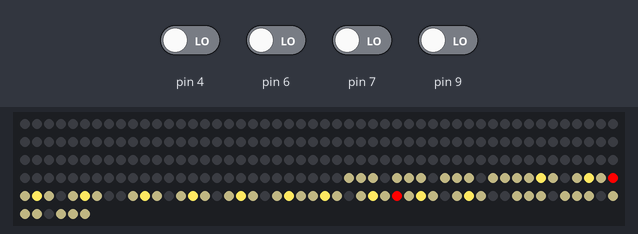
The sketch below on a simulated Arduino Uno, built with avr-gcc and run on an emulated ATmega328P. On the bench: 256 RGB LEDs in strip order, left to right, continuing on the next row. Wiring (inferred from the names in the program): DS3231 clock at I2C address 0x68. The test bench sets the inputs (shaded band); at power-on: pin 4, pin 6, pin 7, pin 9 LOW. The local clock reads 2024-03-15 10:24:30 at power-on unless the sketch sets it.

Above: at 0.1 s.
At 2.3 s:
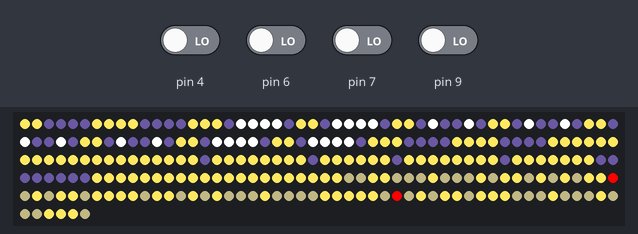
2.4 s: pin 6 driven HIGH
6.6 s: pin 9 driven HIGH
9.9 s: pin 9 driven LOW
11.4 s: pin 9 driven HIGH
15.2 s: pin 6 driven LOW
18.8 s: pin 6 driven HIGH
Timing chart, 0 to 21.8 s (numbered marks = the images above; inputs shaded):
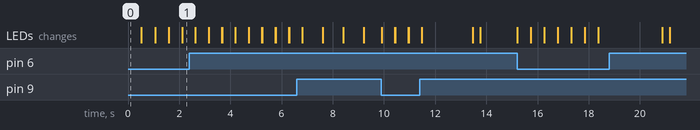

The sketch:

PixelDisplayAlarm.ino
```cpp
#include "PixelDisplay.h"
#include "RotaryEncoder.h"
#include "ProgMemImages.h"
#include "RealTimeClock.h"
#include "Buzzer.h"
#include "Pitches.h"
#include "Alarm.h"
#include "Melody.h"
#include "BackgroundAnimation.h"

RotaryEncoder reLeft(4,5,6);
RotaryEncoder reRight(7,8,9);
RealTimeClock realTimeClock;
Buzzer buzzer(10);
Melody melody(&buzzer);
BackgroundAnimation backgroundAnimation;

void setup() {
  Serial.begin(9600);
  Wire.begin();

  realTimeClock.begin();
  realTimeClock.setCallbacks(&(Alarm::updateHours), &(Alarm::updateMinutes), &(Alarm::updateSeconds));

  reLeft.setRotationCallback(&(Alarm::rotatedLeft));
  reLeft.setPressedCallback(&(Alarm::pressedLeft));

  reRight.setRotationCallback(&(Alarm::rotatedRight));
  reRight.setPressedCallback(&(Alarm::pressedRight));

  backgroundAnimation.setCallback(&(Alarm::updateBackground));

  PixelDisplay::setup();

  Alarm::retrieveFromEEProm();
  Alarm::setRotaryEncoderLeft(&reLeft);
  Alarm::setRotaryEncoderRight(&reRight);
  Alarm::updateRotaryEncoderForBrightness();
  Alarm::setMelody(&melody);
  Alarm::setAnimation(&backgroundAnimation);


}

void loop() {
  reLeft.read();
  reRight.read();
  realTimeClock.read();
  backgroundAnimation.play();
  Alarm::check();
}
```

Alarm.cpp
```cpp
#include "Alarm.h"
#include "PixelDisplay.h"
#include <EEPROM.h>


// initialize static members
uint8_t Alarm::_alarmHours = 12;
uint8_t Alarm::_alarmMinutes = 0;
uint8_t Alarm::_alarmSnoozeTime = 0;
uint8_t Alarm::_hours = 0;
uint8_t Alarm::_minutes = 0;
uint8_t Alarm::_seconds = 0;
uint8_t Alarm::_state = STATE_NORMAL;
uint8_t Alarm::_alarmBrightness = 50;
RotaryEncoder* Alarm::_rotaryEncoderLeft = NULL;
RotaryEncoder* Alarm::_rotaryEncoderRight = NULL;
Melody* Alarm::_melody = NULL;
BackgroundAnimation* Alarm::_animation = NULL;

// handle button events
static void Alarm::eventHandler(uint8_t event) {
  switch(event) {
   case  EV_PRESSLEFTBUTTON  :
      if(_state == STATE_NORMAL) {
        _state = STATE_ARMED;
        _alarmSnoozeTime = 0;
        _animation->startOver();
        // initialize rotary encoder with values for brightness adjustments
        updateRotaryEncoderForBrightness();
        storeInEEProm();
        updateForeground();
        return;
      }
      if((_state == STATE_ALARM_IMMINENT) || (_state == STATE_ARMED) || (_state == STATE_ALARM_SNOOZED) || (_state == STATE_ALARM_ON)) {
        _state = STATE_NORMAL;
        _animation->startOver();
        _animation->setAnimationState(BackgroundAnimation::STATE_BLINKING);
        updateRotaryEncoderForBrightness();
        updateForeground();
        return;
      }
      break;
   case EV_PRESSRIGHTBUTTON :
      if(_state == STATE_NORMAL) {
        _state = STATE_SET_ALARM;
        _animation->startOver();
        _animation->setAnimationState(BackgroundAnimation::STATE_LOOKING_UP);
        // use rotary encoders to adjust time
        _rotaryEncoderLeft->setInitial(_alarmHours);
        _rotaryEncoderLeft->setMax(23);
        _rotaryEncoderLeft->setMin(0);
        _rotaryEncoderLeft->startOver(true);
        _rotaryEncoderLeft->setStepSize(1);
        _rotaryEncoderRight->setInitial(_alarmMinutes);
        _rotaryEncoderRight->setMax(59);
        _rotaryEncoderRight->setMin(0);
        _rotaryEncoderRight->startOver(true);
        _rotaryEncoderRight->setStepSize(1);
        updateForeground();
        return;
      }
      if((_state == STATE_SET_ALARM) || (_state == STATE_ALARM_IMMINENT) || (_state == STATE_ARMED) || (_state == STATE_ALARM_SNOOZED) || (_state == STATE_ALARM_ON)) {
        _state = STATE_NORMAL;
        _animation->startOver();
        _animation->setAnimationState(BackgroundAnimation::STATE_BLINKING);
        updateRotaryEncoderForBrightness();
        updateForeground();
        return;
      }
      break;
  }
}

static void Alarm::setRotaryEncoderLeft(RotaryEncoder* reLeft) {
  _rotaryEncoderLeft = reLeft;
}

static void Alarm::setRotaryEncoderRight(RotaryEncoder* reRight) {
  _rotaryEncoderRight = reRight;
}

static void Alarm::setMelody(Melody* melody) {
  _melody = melody;
}

static void Alarm::setAnimation(BackgroundAnimation* animation) {
  _animation = animation;
}

static void Alarm::rotatedLeft(int value) {
  //Serial.println("Alarm::RotatedLeft: " + String(value));
  if(_state == STATE_ALARM_ON) {
    _state = STATE_ALARM_SNOOZED;
    _alarmSnoozeTime = _alarmSnoozeTime + 8;
    updateView();
    return;
  } else if (_state == STATE_SET_ALARM) {
    _alarmHours = value;
    updateForeground();
    return;
  } else if (_state == STATE_ARMED) {
    updateAlarmBrightness(value);
    return;
  } else if (_state == STATE_NORMAL) {
    updateAlarmBrightness(value);
    return;
  } else if (_state == STATE_ALARM_SNOOZED) {
    // do nothing
    return;
  } else if (_state == STATE_ALARM_IMMINENT) {
    _state = STATE_ALARM_SNOOZED;
    _alarmSnoozeTime = _alarmSnoozeTime + 8;
    updateView();
    return;
  }
}

static void Alarm::pressedLeft() {
  //Serial.println("Alarm::PressedLeft!");
  eventHandler(EV_PRESSLEFTBUTTON);
}

static void Alarm::rotatedRight(int value) {
  //Serial.println("Alarm::RotatedRight: " + String(value));
  if(_state == STATE_ALARM_ON) {
    _state = STATE_ALARM_SNOOZED;
    _alarmSnoozeTime = _alarmSnoozeTime + 8;
    updateView();
    return;
  } else if (_state == STATE_SET_ALARM) {
    _alarmMinutes = value;
    updateForeground();
    return;
  } else if (_state == STATE_ARMED) {
    updateAlarmBrightness(value);
    return;
  } else if (_state == STATE_NORMAL) {
    updateAlarmBrightness(value);
    return;
  } else if (_state == STATE_ALARM_SNOOZED) {
    // do nothing
    return;
  } else if (_state == STATE_ALARM_IMMINENT) {
    _state = STATE_ALARM_SNOOZED;
    _alarmSnoozeTime = _alarmSnoozeTime + 8;
    updateView();
    return;
  }
}

static void Alarm::pressedRight() {
  //Serial.println("Alarm::PressedRight!");
  eventHandler(EV_PRESSRIGHTBUTTON);
}

static void Alarm::updateHours(uint8_t hours) {
  //Serial.println("Alarm::Hours: " + String(hours));
  _hours = hours;
  updateForeground();
}

static void Alarm::updateMinutes(uint8_t minutes) {
  //Serial.println("Alarm::Minutes: " + String(minutes));
  _minutes = minutes;
  updateForeground();
}

static void Alarm::updateSeconds(uint8_t seconds) {
  //Serial.println("Alarm::Seconds: " + String(seconds));
  _seconds = seconds;
}

static void Alarm::updateAlarmBrightness(uint8_t brightness) {
  //Serial.println("updateAlarmBrightness: " + String(brightness));
  PixelDisplay::setBrightness(brightness);
  _alarmBrightness = brightness;
  PixelDisplay::show();
}

static void Alarm::updateRotaryEncoderForBrightness() {
  if(_rotaryEncoderLeft != NULL) {
    _rotaryEncoderLeft->setInitial(_alarmBrightness);
    _rotaryEncoderLeft->setMax(200);
    _rotaryEncoderLeft->setMin(0);
    _rotaryEncoderLeft->setStepSize(1);
    _rotaryEncoderLeft->startOver(false);
  }
  if(_rotaryEncoderRight != NULL) {
    _rotaryEncoderRight->setInitial(_alarmBrightness);
    _rotaryEncoderRight->setMax(200);
    _rotaryEncoderRight->setMin(0);
    _rotaryEncoderRight->setStepSize(1);
    _rotaryEncoderRight->startOver(false);
  }
}

static void Alarm::updateView() {
  updateBackground();
  updateForeground();
}

static void Alarm::updateBackground() {
  // repaint foreground on top of background
  updateForeground();
}

static void Alarm::updateForeground() {
  //Serial.println("****** Alarm ******");
  //Serial.println("State               : " + String(_state));
  //Serial.println("Snoozing for        : " + String(_alarmSnoozeTime));
  //Serial.println("Alarm Brightness  : " + String(_alarmBrightness));
  if((_state == STATE_NORMAL)||(_state == STATE_ARMED)||(_state == STATE_ALARM_ON)) {
    displayTime(_hours, _minutes, 0x55513a, 0xfee761);
  } else if(_state == STATE_SET_ALARM) {
    displayTime(_alarmHours, _alarmMinutes, CRGB::Red, 0xfee761);
  }
  updateViewBrightness();
  PixelDisplay::show();
}

static void Alarm::updateViewBrightness() {
  if((_state == STATE_NORMAL )||(_state == STATE_SET_ALARM)||(_state == STATE_ALARM_ON)) {
    PixelDisplay::setBrightness(_alarmBrightness);
  } else if((_state == STATE_ARMED)||(_state == STATE_ALARM_SNOOZED)) {
    PixelDisplay::setBrightness(_alarmBrightness);
  } else if(_state == STATE_ALARM_IMMINENT) {
      if(_seconds != 0) {
        int brightness;
        brightness = map(_seconds, 1, 59, 5, 200);
        PixelDisplay::setBrightness(brightness);
      }
  }
}

static void Alarm::displayTime(int hours, int minutes, CRGB foregroundColor, CRGB backgroundColor) {
  //Serial.println("Hours: " + String(hours) + " Minutes: " + String(minutes));
  int firstDigitHours = hours/10;
  int secondDigitHours = hours - firstDigitHours*10;
  PixelDisplay::printSingleDigit(1,11,firstDigitHours,foregroundColor, backgroundColor, true);
  PixelDisplay::printSingleDigit(5,11,secondDigitHours,foregroundColor, backgroundColor, true);
  if((_state == STATE_ARMED)||(_state == STATE_ALARM_SNOOZED)) {
    PixelDisplay::printColon(7,11,CRGB::Red,backgroundColor);
  } else {
    PixelDisplay::printColon(7,11,foregroundColor,backgroundColor);
  }


  int firstDigitMinutes = minutes/10;
  int secondDigitMinutes = minutes - firstDigitMinutes*10;
  PixelDisplay::printSingleDigit(9,11,firstDigitMinutes,foregroundColor, backgroundColor, true);
  PixelDisplay::printSingleDigit(13,11,secondDigitMinutes,foregroundColor, backgroundColor, true);

}

static void Alarm::storeInEEProm() {
  // check if values fit into a byte
  if(_alarmHours <= 23 && _alarmMinutes <=59 && _alarmBrightness <= 220) {
    EEPROM.update(0, _alarmHours);
    EEPROM.update(1, _alarmMinutes);
    EEPROM.update(2, _alarmBrightness);
  }
}

static void Alarm::retrieveFromEEProm() {
  _alarmHours = EEPROM.read(0);
  _alarmMinutes = EEPROM.read(1);
  _alarmBrightness = EEPROM.read(2);
}

static void Alarm::check() {
  int timeInMinutes = _hours * 60 + _minutes;
  int alarmInMinutes = _alarmHours *60 + _alarmMinutes + _alarmSnoozeTime;

  // go back to sleep...
  if(_state == STATE_ALARM_SNOOZED) {
    _animation->startOver();
    //_animation->setAnimationState(BackgroundAnimation::STATE_EYES_CLOSED);
    _state = STATE_ARMED;
  }

  // time to wake up..
  if(timeInMinutes == alarmInMinutes) {
    _state = STATE_ALARM_ON;
  }

  // sound the alarm
  if(Alarm::_state == STATE_ALARM_ON) {
    _melody->sound();
  }
}
```

Alarm.h
```cpp
#ifndef Alarm_h
#define Alarm_h

#include "Arduino.h"
#include "FastLED.h"
#include "RotaryEncoder.h"
#include "Melody.h"
#include "BackgroundAnimation.h"

class Alarm {
    public:
        static void setRotaryEncoderLeft(RotaryEncoder* reLeft);
        static void setRotaryEncoderRight(RotaryEncoder* reRight);
        static void setMelody(Melody *melody);
        static void setAnimation(BackgroundAnimation *animation);
        static void rotatedLeft(int value);
        static void pressedLeft();
        static void rotatedRight(int value);
        static void pressedRight();
        static void updateHours(uint8_t hours);
        static void updateMinutes(uint8_t minutes);
        static void updateSeconds(uint8_t seconds);
        static void updateAlarmBrightness(uint8_t brightness);
        static void updateRotaryEncoderForBrightness();
        static void eventHandler(uint8_t event);
        static void storeInEEProm();
        static void retrieveFromEEProm();

        static void check();

        static void updateView();
        static void updateViewBrightness();
        static void updateBackground();
        static void updateForeground();

        static void displayTime(int hours, int minutes, CRGB foregroundColor, CRGB backgroundColor);

        static uint8_t _alarmHours;
        static uint8_t _alarmMinutes;
        static uint8_t _alarmSnoozeTime;
        static uint8_t _hours;
        static uint8_t _minutes;
        static uint8_t _seconds;
        static uint8_t _state;
        static uint8_t _alarmBrightness;

        static RotaryEncoder* _rotaryEncoderLeft;
        static RotaryEncoder* _rotaryEncoderRight;
        static Melody* _melody;
        static BackgroundAnimation* _animation;

        static const uint8_t EV_PRESSLEFTBUTTON = 1;
        static const uint8_t EV_PRESSRIGHTBUTTON = 2;

        static const uint8_t STATE_NORMAL = 0;
        static const uint8_t STATE_ARMED = 1;
        static const uint8_t STATE_SET_ALARM = 2;
        static const uint8_t STATE_ALARM_ON = 3;
        static const uint8_t STATE_ALARM_SNOOZED = 4;
        static const uint8_t STATE_ALARM_IMMINENT = 5;

};

#endif
```

Buzzer.h
```cpp
#ifndef Buzzer_h
#define Buzzer_h

#include "Arduino.h"
#include "Pitches.h"

class Buzzer {
    public:
        Buzzer(const int pin) {
          _pin = pin;
        }

        void buzz(int frequency) {
          tone(_pin, frequency);
        }

        void buzz(int frequency, int interval) {
          tone(_pin, frequency, interval);
        }

        // duration quarter note = , eighth note = 8
        // check pitches.h for NOTE pitches
        void playNote(int pitch, int duration) {
          int noteDuration = 1000 / duration;
          tone(_pin, pitch, noteDuration);
          // to distinguish the notes, set a minimum time between them.
          // the note's duration + 30% seems to work well:
          int pauseBetweenNotes = noteDuration * 1.30;
          delay(pauseBetweenNotes);
          // stop the tone playing:
          noTone(_pin);
        }

    private:
        uint8_t _pin; // pin buzzer is connected to

};

#endif
```

Melody.h
```cpp
#ifndef Melody_h
#define Melody_h

#include "Arduino.h"
#include "Buzzer.h"
#include "Pitches.h"

class Melody {
    public:
        Melody(Buzzer *buzzer) {
          _buzzer = buzzer;
          _previousMillis = 0;
        }

        void sound() {
          int noteDuration = 1000 / _noteDurations[_note];

          unsigned long currentMillis = millis();

          if((currentMillis - _previousMillis >= _interval)) {

            _buzzer->playNote(_melody[_note], noteDuration);
            _interval = noteDuration * 1.30;

            _note = _note + 1;
            if(_note == 8) {
              _note = 0;
              _interval = 1500;
            }

            _previousMillis = currentMillis;
          }
        }

    private:
        Buzzer* _buzzer;
        unsigned long _previousMillis;
        int _interval = 1500;
        int _note = 0;

        int _melody[8] = { NOTE_C4, NOTE_G3, NOTE_G3, NOTE_A3, NOTE_G3, 0, NOTE_B3, NOTE_C4 };
        int _noteDurations[8] = { 4, 8, 8, 4, 4, 4, 4, 4 };

};

#endif
```

Pitches.h
```cpp
#ifndef Pitches_h
#define Pitches_h

#include "Arduino.h"

const int NOTE_B0   = 31;
const int NOTE_C1   = 33;
const int NOTE_CS1  = 35;
const int NOTE_D1   = 37;
const int NOTE_DS1  = 39;
const int NOTE_E1   = 41;
const int NOTE_F1   = 44;
const int NOTE_FS1  = 46;
const int NOTE_G1   = 49;
const int NOTE_GS1  = 52;
const int NOTE_A1   = 55;
const int NOTE_AS1  = 58;
const int NOTE_B1   = 62;
const int NOTE_C2   = 65;
const int NOTE_CS2  = 69;
const int NOTE_D2   = 73;
const int NOTE_DS2  = 78;
const int NOTE_E2   = 82;
const int NOTE_F2   = 87;
const int NOTE_FS2  = 93;
const int NOTE_G2   = 98;
const int NOTE_GS2  = 104;
const int NOTE_A2   = 110;
const int NOTE_AS2  = 117;
const int NOTE_B2   = 123;
const int NOTE_C3   = 131;
const int NOTE_CS3  = 139;
const int NOTE_D3   = 147;
const int NOTE_DS3  = 156;
const int NOTE_E3   = 165;
const int NOTE_F3   = 175;
const int NOTE_FS3  = 185;
const int NOTE_G3   = 196;
const int NOTE_GS3  = 208;
const int NOTE_A3   = 220;
const int NOTE_AS3  = 233;
const int NOTE_B3   = 247;
const int NOTE_C4   = 262;
const int NOTE_CS4  = 277;
const int NOTE_D4   = 294;
const int NOTE_DS4  = 311;
const int NOTE_E4   = 330;
const int NOTE_F4   = 349;
const int NOTE_FS4  = 370;
const int NOTE_G4   = 392;
const int NOTE_GS4  = 415;
const int NOTE_A4   = 440;
const int NOTE_AS4  = 466;
const int NOTE_B4   = 494;
const int NOTE_C5   = 523;
const int NOTE_CS5  = 554;
const int NOTE_DS5  = 622;
const int NOTE_E5   = 659;
const int NOTE_F5   = 698;
const int NOTE_FS5  = 740;
const int NOTE_G5   = 784;
const int NOTE_GS5  = 831;
const int NOTE_A5   = 880;
const int NOTE_AS5  = 932;
const int NOTE_B5   = 988;
const int NOTE_C6   = 1047;
const int NOTE_CS6  = 1109;
const int NOTE_D6   = 1175;
const int NOTE_DS6  = 1245;
const int NOTE_E6   = 1319;
const int NOTE_F6   = 1397;
const int NOTE_FS6  = 1480;
const int NOTE_G6   = 1568;
const int NOTE_GS6  = 1661;
const int NOTE_A6   = 1760;
const int NOTE_AS6  = 1865;
const int NOTE_B6   = 1976;
const int NOTE_C7   = 2093;
const int NOTE_CS7  = 2217;
const int NOTE_D7   = 2349;
const int NOTE_DS7  = 2489;
const int NOTE_E7   = 2637;
const int NOTE_F7   = 2794;
const int NOTE_FS7  = 2960;
const int NOTE_G7   = 3136;
const int NOTE_GS7  = 3322;
const int NOTE_A7   = 3520;
const int NOTE_AS7  = 3729;
const int NOTE_B7   = 3951;
const int NOTE_C8   = 4186;
const int NOTE_CS8  = 4435;
const int NOTE_D8   = 4699;
const int NOTE_DS8  = 4978;

#endif
```

Source omitted: BackgroundAnimation.h (7423 bytes), PixelDisplay.h (4091 bytes), ProgMemImages.h (58543 bytes), RealTimeClock.h (1997 bytes), RotaryEncoder.h (3506 bytes)
